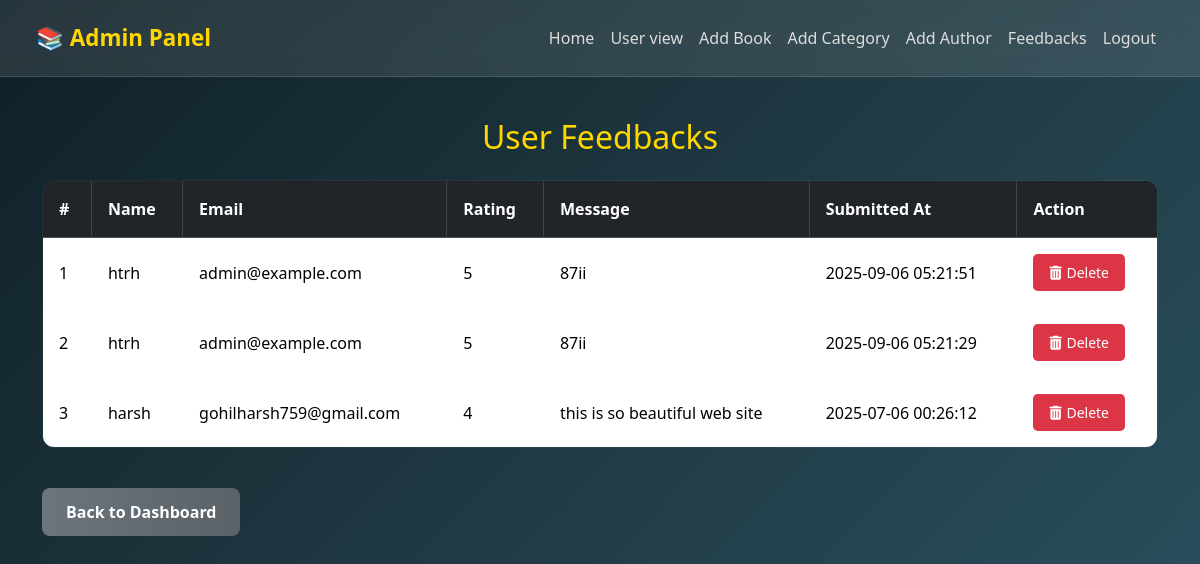
The page /feedback_list.php (signed in) on the database its author committed.
### tables this page shows
CREATE TABLE `feedback` (
  `id` int(11) NOT NULL,
  `name` varchar(100) NOT NULL,
  `email` varchar(150) NOT NULL,
  `rating` tinyint(4) NOT NULL,
  `message` text NOT NULL,
  `created_at` timestamp NULL DEFAULT current_timestamp()
);

### feedback_list.php (the view, shortened to what this page needs)
<?php
include "db_conn.php";
$stmt = $conn->prepare("SELECT * FROM feedback ORDER BY id DESC");
$stmt->execute();
$feedbacks = $stmt->fetchAll(PDO::FETCH_ASSOC);
?>
<!DOCTYPE html>
<html lang="en">
<head>
    <link href="https://cdn.jsdelivr.net/npm/bootstrap@5.3.3/dist/css/bootstrap.min.css" rel="stylesheet">
    <link href="https://cdnjs.cloudflare.com/ajax/libs/font-awesome/6.5.0/css/all.min.css" rel="stylesheet">
</head>
<body>
    <nav class="navbar navbar-expand-lg navbar-dark px-4 py-3">
        <div class="container-fluid">
            <a class="navbar-brand" href="admin.php">📚 Admin Panel</a>
            <div class="collapse navbar-collapse" id="nav">
                <ul class="navbar-nav ms-auto">
                    <li class="nav-item"><a class="nav-link" href="admin.php">Home</a></li>
                    <li class="nav-item"><a class="nav-link" href="index.php">User view</a></li>
                    <li class="nav-item"><a class="nav-link" href="add-book.php">Add Book</a></li>
                    <li class="nav-item"><a class="nav-link" href="add-category.php">Add Category</a></li>
                    <li class="nav-item"><a class="nav-link" href="add-author.php">Add Author</a></li>
                    <li class="nav-item"><a class="nav-link active" aria-current="page" href="feedbacks.php">Feedbacks</a></li>
                    <li class="nav-item"><a class="nav-link" href="logout.php">Logout</a></li>
                </ul>
            </div>
        </div>
    </nav>
    <div class="container mt-5">
        <h2 class="text-center mb-4" style="color: var(--gold);">User Feedbacks</h2>
        <?php if (!$feedbacks): ?>
            <div class="alert alert-info text-center mt-4">No feedback received yet.</div>
        <?php else: ?>
            <div class="table-responsive">
                <table class="table table-bordered table-hover">
                    <thead class="table-dark">
                        <tr>
                            <th>#</th>
                            <th>Name</th>
                            <th>Email</th>
                            <th>Rating</th>
                            <th>Message</th>
                            <th>Submitted At</th>
                            <th>Action</th>
                        </tr>
                    </thead>
                    <tbody>
                        <?php $i = 0;
                        foreach ($feedbacks as $fb): $i++; ?>
                            <tr>
                                <td><?= $i ?></td>
                                <td><?= htmlspecialchars($fb['name']) ?></td>
                                <td><?= htmlspecialchars($fb['email']) ?></td>
                                <td><?= htmlspecialchars($fb['rating']) ?></td>
                                <td><?= nl2br(htmlspecialchars($fb['message'])) ?></td>
                                <td><?= $fb['created_at'] ?></td>
                                <td>
                                    <button type="button" class="btn btn-danger-custom btn-sm"
                                        data-bs-toggle="modal" data-bs-target="#deleteFeedbackModal"
                                        data-feedback-id="<?= $fb['id'] ?>">
                                        <i class="fas fa-trash-alt"></i> Delete
                                    </button>
                                </td>
                            </tr>
                        <?php endforeach; ?>
                    </tbody>
                </table>
            </div>
        <?php endif; ?>
        <a href="admin.php" class="btn btn-secondary mt-4">Back to Dashboard</a>
    </div>
</body>
</html>

### feedback_list.php (style rules this page uses)
:root { --gold: #ffd700; --green: #28a745; --blue-light: #1e90ff; --glass-bg: rgba(255, 255, 255, .1); --danger-red: #dc3545; }
* { box-sizing: border-box; font-family: 'Segoe UI', sans-serif; }
body { background: linear-gradient(135deg, #0f2027, #203a43, #2c5364); color: #fff; margin: 0; min-height: 100vh; padding-bottom: 4rem; padding-top: 70px; }
.navbar { backdrop-filter: blur(10px); background: var(--glass-bg); border-bottom: 1px solid rgba(255, 255, 255, .12); position: fixed; top: 0; width: 100%; z-index: 1000; }
.navbar-brand { color: var(--gold) !important; font-weight: 700; font-size: 1.4rem; }
.nav-link { color: #ddd !important; font-weight: 500; padding: 0.5rem 1rem; }
.table { background: rgba(255, 255, 255, 0.05); border: 1px solid rgba(255, 255, 255, 0.2); backdrop-filter: blur(5px); border-radius: 0.75rem; overflow: hidden; color: #fff; }
.table thead { background-color: rgba(0, 0, 0, 0.3); color: var(--gold); }
.table th, .table td { border-color: rgba(255, 255, 255, 0.15); padding: 1rem; vertical-align: middle; }
.table tbody tr { background-color: rgba(255, 255, 255, 0.02); }
.table tbody tr:nth-child(even) { background-color: rgba(255, 255, 255, 0.04); }
.btn-secondary { background: linear-gradient(to right, #6c757d, #5a6268); border: none; padding: 0.75rem 1.5rem; font-weight: 600; border-radius: 0.5rem; transition: background-color 0.3s ease, transform 0.2s ease; color: #fff; }
.btn-danger-custom { background: var(--danger-red); border: none; color: #fff; padding: 0.5rem 1rem; font-weight: 500; border-radius: 0.3rem; transition: background-color 0.2s ease, transform 0.2s ease; display: inline-flex; align-items: center; gap: 0.3rem; }

### rows shown on the page
feedback: name "htrh", email "admin@example.com", rating "5", message "87ii", created_at "2025-09-06 05:21:51"
feedback: name "htrh", email "admin@example.com", rating "5", message "87ii", created_at "2025-09-06 05:21:29"
feedback: name "harsh", email "gohilharsh759@gmail.com", rating "4", message "this is so beautiful web site", created_at "2025-07-06 00:26:12"
